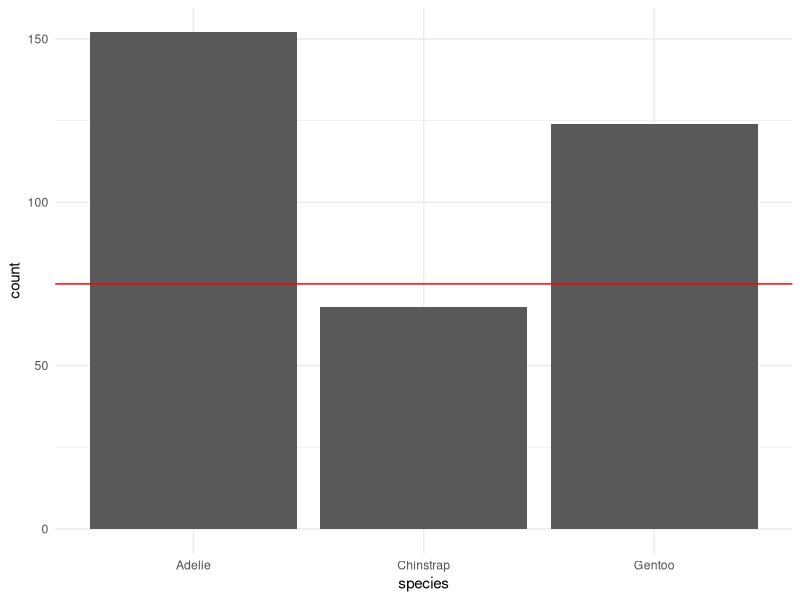
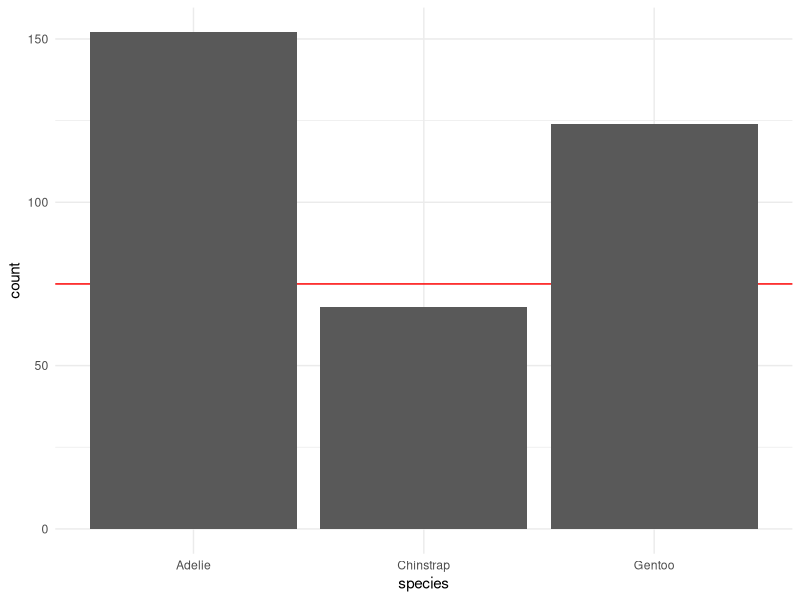
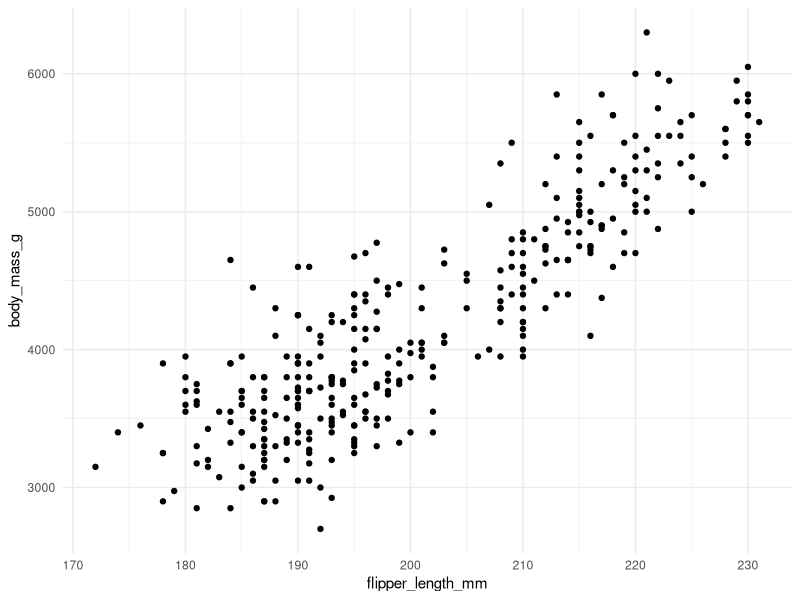
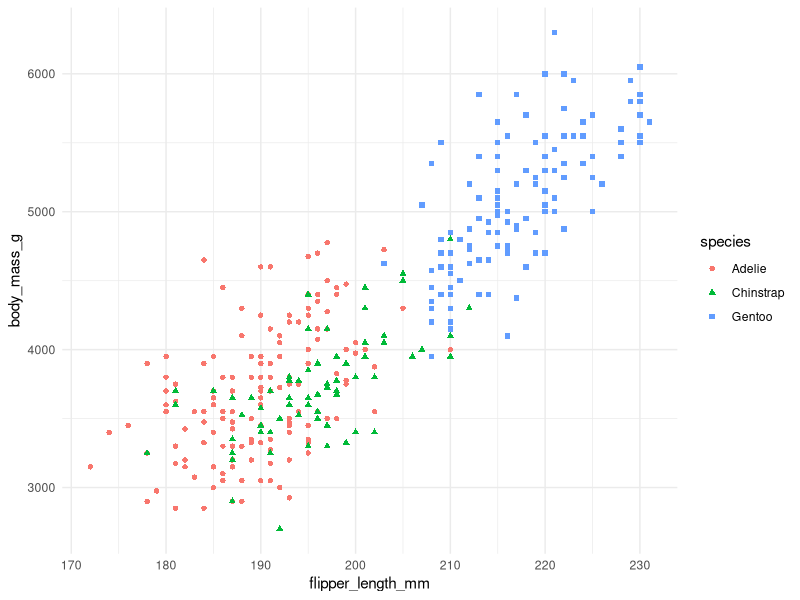
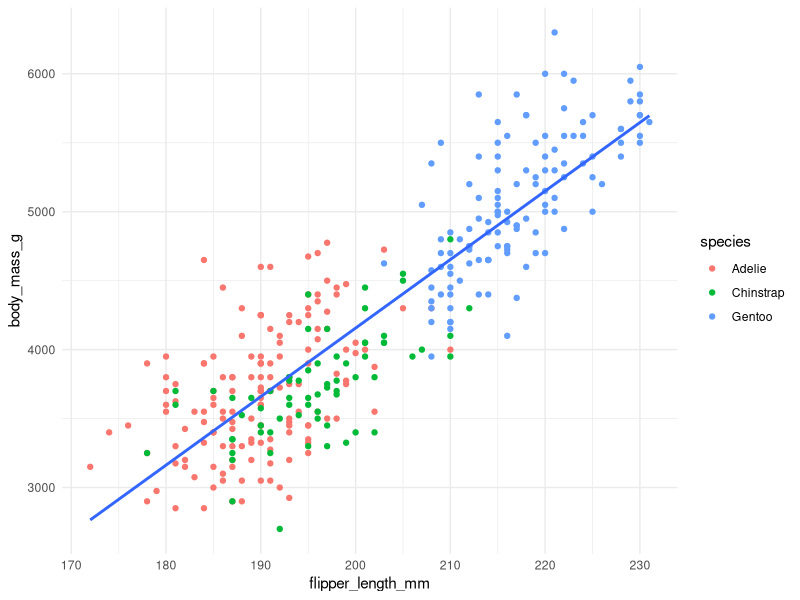
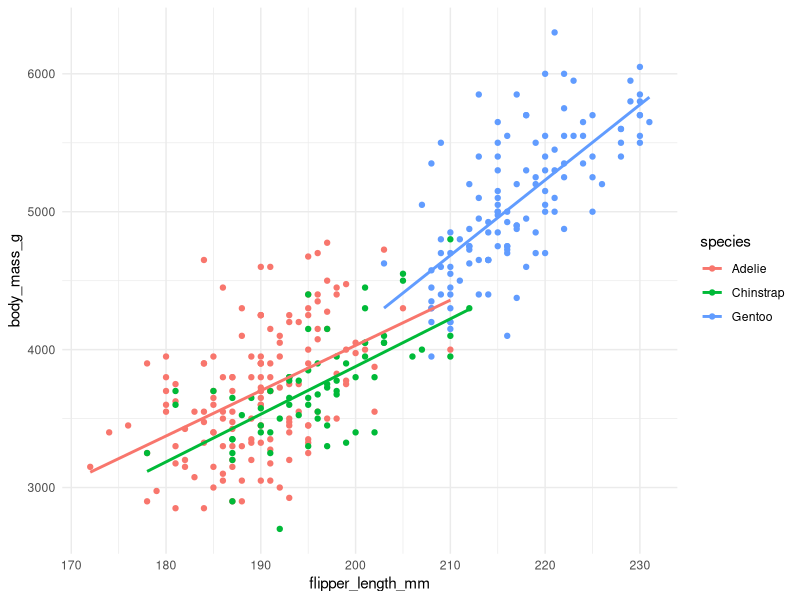

The R source for these figures, in order:
## ---- chunk 1
#| message: false
#| warning: false
#| include: false

library(tidyverse)
library(palmerpenguins)
## ---- chunk 2
# Gráfico 1
ggplot() +
  geom_bar(data = penguins, #<1>
           aes(x = species)) + #<1>
  geom_hline(yintercept = 75, #<2>
             color = "red") + #<2>
  theme_minimal() #<3>
  
## ---- chunk 3
# Gráfico 2
ggplot() +
  geom_hline(yintercept = 75,
             color = "red") +
  geom_bar(data = penguins,
           aes(x = species)) +
  theme_minimal()
## ---- chunk 4
    ggplot(penguins) +
      geom_point(aes(x = flipper_length_mm, 
                     y = body_mass_g)) +
      theme_minimal()
## ---- chunk 5
        ggplot(penguins) +
          geom_point(aes(x = flipper_length_mm, 
                         y = body_mass_g,
                         color = species,
                         shape = species)) +
          theme_minimal()
## ---- chunk 6
# GRÁFICO 1

penguins %>% 
  ggplot(aes(x = flipper_length_mm, 
             y = body_mass_g)) + 
  geom_point(aes(color = species)) +
  geom_smooth(
    method = "lm",
    se = FALSE) +
  theme_minimal()
## ---- chunk 7
# GRÁFICO 2

penguins %>% 
  ggplot(aes(x = flipper_length_mm, 
             y = body_mass_g, 
             color = species)) + 
  geom_point() +
  geom_smooth(
    method = "lm",
    se = FALSE) +
  theme_minimal()
